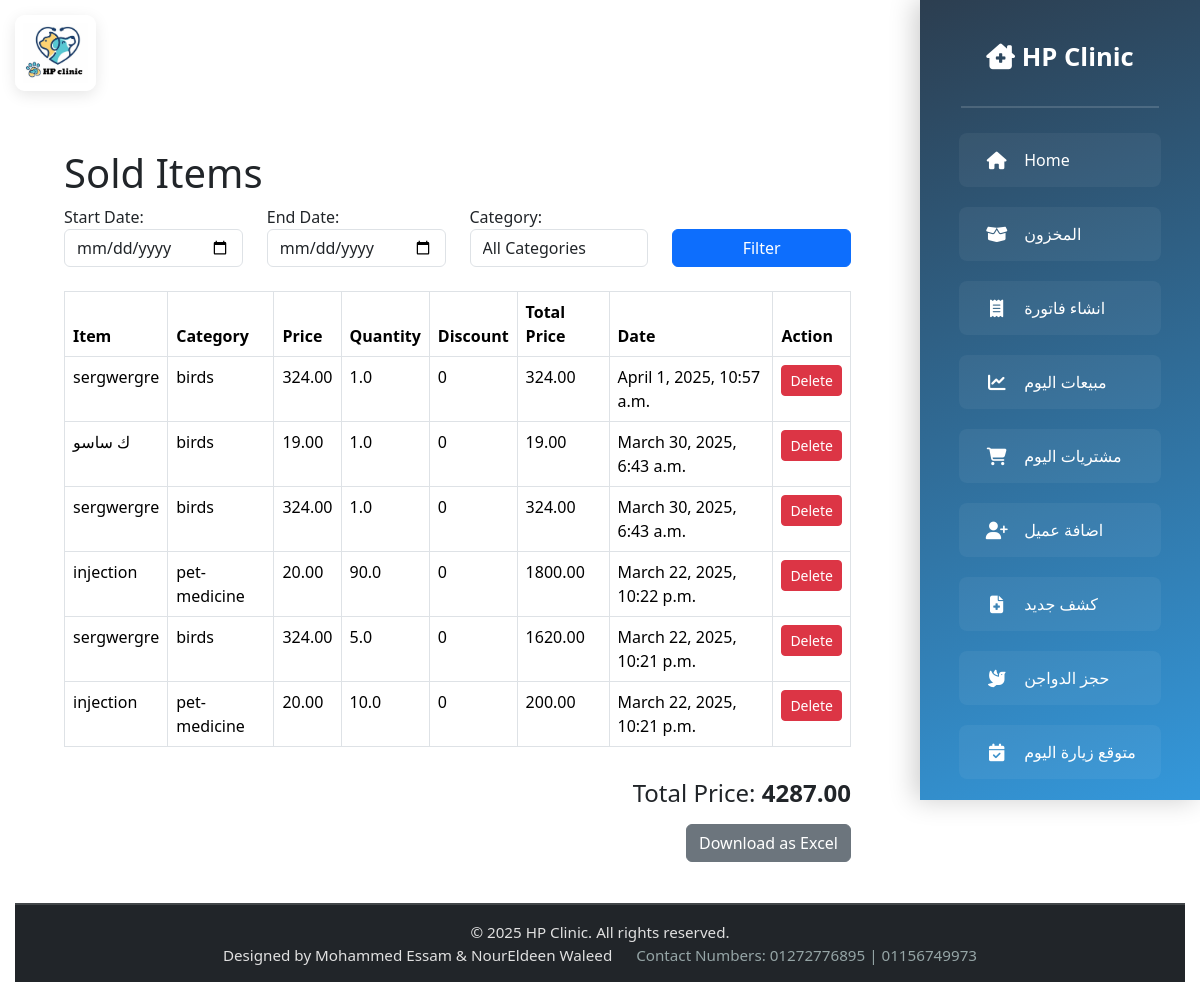
The page /sold-items/ (signed in) on the database its author committed.
### invoice/models.py (models this page shows, shortened)
class Invoice(models.Model):
    category = models.CharField(max_length=100)
    item = models.ForeignKey(Item, on_delete=models.SET_NULL, null=True)
    price = models.DecimalField(max_digits=10, decimal_places=2, default=0.00)
    quantity = models.FloatField(default=1)  # Changed to FloatField
    discount = models.IntegerField(default=0)
    total_price = models.DecimalField(max_digits=10, decimal_places=2, default=0.00)
    date = models.DateTimeField(auto_now_add=True)
    exp = models.DateField()

### prices/models.py (models this page shows, shortened)
class Item(models.Model):
    name = models.CharField(max_length=100)
    category = models.ForeignKey(Category, on_delete=models.CASCADE)
    price = models.IntegerField()
    quantity = models.FloatField()  # Changed to FloatField
    exp = models.DateField(default=datetime.date.today, null=True, blank=True)
    is_deleted = models.BooleanField(default=False)

### vetlogin/views.py (the view)
    def wrapper(request, *args, **kwargs):
        if request.user.username not in ALLOWED_USERS:
            return HttpResponseForbidden("You are not authorized to access this page.")
        return view_func(request, *args, **kwargs)

### vetlogin/views.py (called while the page is built)
def user_restricted(view_func):
    def wrapper(request, *args, **kwargs):
        if request.user.username not in ALLOWED_USERS:
            return HttpResponseForbidden("You are not authorized to access this page.")
        return view_func(request, *args, **kwargs)
    return wrapper

### templates/solditemspage/sold_items.html (shortened to what this page needs)
{% extends 'base.html' %}
{% block content %}
<div class="container">
    <h1>Sold Items</h1>
    <form method="get">
        <div class="row mb-3">
            <div class="col-12 col-md-3 mb-2">
                <label for="start_date">Start Date:</label>
                <input type="date" name="start_date" id="start_date" value="{{ start_date }}" class="form-control">
            </div>
            <div class="col-12 col-md-3 mb-2">
                <label for="end_date">End Date:</label>
                <input type="date" name="end_date" id="end_date" value="{{ end_date }}" class="form-control">
            </div>
            <div class="col-12 col-md-3 mb-2">
                <label for="category">Category:</label>
                <select name="category" id="category" class="form-control">
                    <option value="">All Categories</option>
                </select>
            </div>
            <div class="col-12 col-md-3 d-flex align-items-end mb-2">
                <button type="submit" class="btn btn-primary w-100">Filter</button>
            </div>
        </div>
    </form>
    <div class="table-responsive">
        <table class="table table-bordered">
            <thead>
                <tr>
                    <th>Item</th>
                    <th>Category</th>
                    <th>Price</th>
                    <th>Quantity</th>
                    <th>Discount</th>
                    <th>Total Price</th>
                    <th>Date</th>
                    <th>Action</th>
                </tr>
            </thead>
            <tbody>
                {% for invoice in invoices %}
                    <tr>
                        <td data-label="Item">
                            {% if invoice.item %}
                                {{ invoice.item.name }}
                            {% else %}
                                Deleted Item
                            {% endif %}
                        </td>
                        <td data-label="Category">{{ invoice.category }}</td>
                        <td data-label="Price">{{ invoice.price }}</td>
                        <td data-label="Quantity">{{ invoice.quantity }}</td>
                        <td data-label="Discount">{{ invoice.discount }}</td>
                        <td data-label="Total Price">{{ invoice.total_price }}</td>
                        <td data-label="Date">{{ invoice.date }}</td>
                        <td data-label="Action">
                            <form action="{% url 'delete_invoice' invoice.id %}" method="post">
                                <button type="submit" class="btn btn-danger btn-sm">Delete</button>
                            </form>
                        </td>
                    </tr>
                {% empty %}
                    <tr>
                        <td colspan="8" class="text-center">No invoices found.</td>
                    </tr>
                {% endfor %}
            </tbody>
        </table>
    </div>
    <div class="row mt-3">
        <div class="col-12 col-md-6 offset-md-6 text-md-end">
            <h4 class="mb-3">Total Price: <strong>{{ total_price|floatformat:2 }}</strong></h4>
        </div>
    </div>
    <div class="text-center text-md-end mb-3">
        <a href="{% url 'download_sold_items_excel' %}?start_date={{ start_date }}&end_date={{ end_date }}&category={{ category_id }}"
           class="btn btn-secondary">
            Download as Excel
        </a>
    </div>
</div>
{% endblock %}

### templates/base.html (style rules this page uses)
html, body { height: 100%; overflow-x: hidden; font-family: 'Segoe UI', Tahoma, Geneva, Verdana, sans-serif; }

### templates/solditemspage/sold_items.html (style rules this page uses)
@media (min-width: 768px) { .table-responsive { overflow-x: auto; } }

### rows shown on the page
Invoice: item.name "sergwergre", category "birds", price "324.00", quantity "1.0", discount "0", total_price "324.00", date "April 1, 2025, 10:57 a.m."
Invoice: item.name "ك ساسو", category "birds", price "19.00", quantity "1.0", discount "0", total_price "19.00", date "March 30, 2025, 6:43 a.m."
Invoice: item.name "sergwergre", category "birds", price "324.00", quantity "1.0", discount "0", total_price "324.00", date "March 30, 2025, 6:43 a.m."
Invoice: item.name "injection", category "pet-medicine", price "20.00", quantity "90.0", discount "0", total_price "1800.00", date "March 22, 2025, 10:22 p.m."
Invoice: item.name "sergwergre", category "birds", price "324.00", quantity "5.0", discount "0", total_price "1620.00", date "March 22, 2025, 10:21 p.m."
Invoice: item.name "injection", category "pet-medicine", price "20.00", quantity "10.0", discount "0", total_price "200.00", date "March 22, 2025, 10:21 p.m."

### other values the page prints
{{ total_price|floatformat:2 }} "4287.00"
